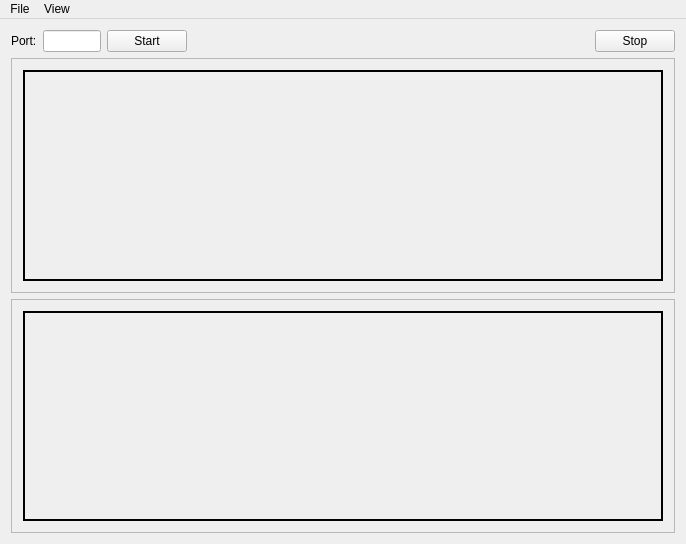
<?xml version="1.0" encoding="UTF-8"?>
<ui version="4.0">
 <class>MainWindow</class>
 <widget class="QMainWindow" name="MainWindow">
  <property name="geometry">
   <rect>
    <x>0</x>
    <y>0</y>
    <width>686</width>
    <height>544</height>
   </rect>
  </property>
  <property name="windowTitle">
   <string>Server</string>
  </property>
  <widget class="QWidget" name="centralWidget">
   <layout class="QGridLayout" name="gridLayout_3">
    <item row="0" column="0">
     <widget class="QLabel" name="label">
      <property name="text">
       <string>Port:</string>
      </property>
     </widget>
    </item>
    <item row="0" column="1">
     <widget class="QLineEdit" name="portlineEdit"/>
    </item>
    <item row="0" column="2">
     <widget class="QPushButton" name="startButton">
      <property name="text">
       <string>Start</string>
      </property>
     </widget>
    </item>
    <item row="0" column="3">
     <spacer name="horizontalSpacer">
      <property name="orientation">
       <enum>Qt::Horizontal</enum>
      </property>
      <property name="sizeHint" stdset="0">
       <size>
        <width>446</width>
        <height>20</height>
       </size>
      </property>
     </spacer>
    </item>
    <item row="0" column="4">
     <widget class="QPushButton" name="stopButton">
      <property name="text">
       <string>Stop</string>
      </property>
     </widget>
    </item>
    <item row="1" column="0" colspan="5">
     <widget class="QScrollArea" name="infoScrollArea">
      <property name="widgetResizable">
       <bool>true</bool>
      </property>
      <widget class="QWidget" name="scrollAreaWidgetContents">
       <property name="geometry">
        <rect>
         <x>0</x>
         <y>0</y>
         <width>666</width>
         <height>232</height>
        </rect>
       </property>
       <layout class="QGridLayout" name="gridLayout">
        <item row="0" column="0">
         <widget class="QLabel" name="infoLable">
          <property name="frameShape">
           <enum>QFrame::Box</enum>
          </property>
          <property name="lineWidth">
           <number>2</number>
          </property>
          <property name="text">
           <string/>
          </property>
         </widget>
        </item>
       </layout>
      </widget>
     </widget>
    </item>
    <item row="2" column="0" colspan="5">
     <widget class="QScrollArea" name="chatScrollArea">
      <property name="maximumSize">
       <size>
        <width>16777215</width>
        <height>250</height>
       </size>
      </property>
      <property name="widgetResizable">
       <bool>true</bool>
      </property>
      <widget class="QWidget" name="scrollAreaWidgetContents_2">
       <property name="geometry">
        <rect>
         <x>0</x>
         <y>0</y>
         <width>666</width>
         <height>231</height>
        </rect>
       </property>
       <layout class="QGridLayout" name="gridLayout_2">
        <item row="0" column="0">
         <widget class="QLabel" name="chatLable">
          <property name="frameShape">
           <enum>QFrame::Box</enum>
          </property>
          <property name="lineWidth">
           <number>2</number>
          </property>
          <property name="text">
           <string/>
          </property>
         </widget>
        </item>
       </layout>
      </widget>
     </widget>
    </item>
   </layout>
  </widget>
  <widget class="QMenuBar" name="menuBar">
   <property name="geometry">
    <rect>
     <x>0</x>
     <y>0</y>
     <width>686</width>
     <height>22</height>
    </rect>
   </property>
   <widget class="QMenu" name="menuFile">
    <property name="title">
     <string>File</string>
    </property>
   </widget>
   <widget class="QMenu" name="menuView">
    <property name="title">
     <string>View</string>
    </property>
    <addaction name="actionChat"/>
   </widget>
   <addaction name="menuFile"/>
   <addaction name="menuView"/>
  </widget>
  <action name="actionChat">
   <property name="checkable">
    <bool>true</bool>
   </property>
   <property name="checked">
    <bool>true</bool>
   </property>
   <property name="text">
    <string>Chat</string>
   </property>
  </action>
 </widget>
 <layoutdefault spacing="6" margin="11"/>
 <resources/>
 <connections/>
</ui>
